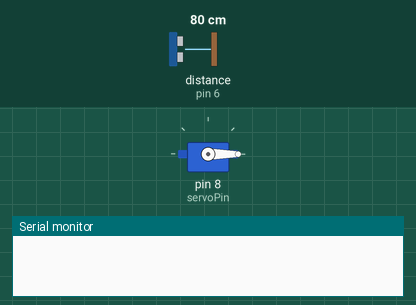
This sketch was run on a simulated Arduino Uno, built with avr-gcc and run on an emulated ATmega328P. Parts: servo, the last lines printed to the serial monitor. Wiring (inferred from the names in the program): ultrasonic range finder: trigger pin 5; echo pin 6. The inputs (shaded band) are chosen by the test bench; at power-on: distance to the obstacle (sensor on pin 6) 80 cm. The echo pulse lasts 58.3 µs per cm.

Above: at 0.1 s.
At 3.2 s:
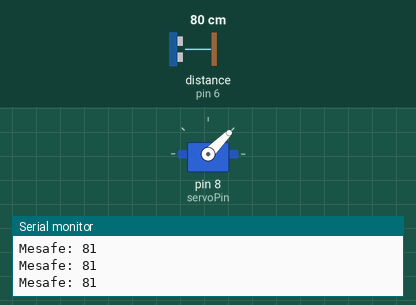
3.3 s: distance to the obstacle (sensor on pin 6) set to 53 cm
6.3 s: distance to the obstacle (sensor on pin 6) set to 48 cm
At 7.6 s:
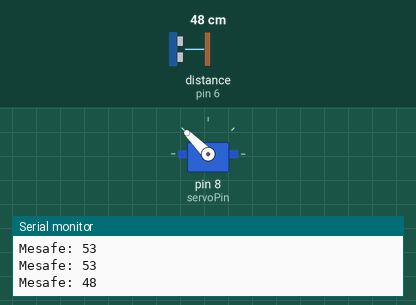
Timing chart, 0 to 9.3 s (numbered marks = the images above; inputs shaded):
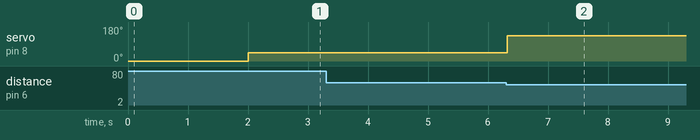

The sketch:

Akilli___p_kovasi.ino
```cpp
#include <Servo.h>


Servo servo;
int triggerPin = 5;
int echoPin = 6;
int servoPin = 8;
long zaman;
int mesafe ;
void setup()
{
  servo.attach(servoPin);
  servo.write(0);
  delay(2000);
  // trigger pinini output olarak seçiyoruz
  pinMode(triggerPin, OUTPUT);
  // echo pinini input olarak seçiyoruz
  pinMode(echoPin, INPUT);
  //serial iletişimi başlatıyoruz
  Serial.begin(9600);
}
void loop()
{
  // Trigger pini 0 Volt olarak ayarlıyoruz.
  digitalWrite(triggerPin, LOW);
  delayMicroseconds(2); // Trigger pinini 10 saniye için high olarak ayarlıyoruz ve 5 V gerilim uyguluyoruz.
  digitalWrite(triggerPin, HIGH);
  delayMicroseconds(10);
  digitalWrite(triggerPin, LOW);
  // echoPini okur ve ses dalgası mikrosaniye olarak döndürür.

  zaman= pulseIn(echoPin, HIGH);
  // Mesafe hesaplaması

  mesafe = zaman* 0.035 / 2;
  //bundan sonraki iki satır HC-SR04 mesafe sensörünün, anlık olarak yaptığı mesafe ölçümlerinin sonucunu görmemizi sağlar.

  Serial.print("Mesafe: ");
  Serial.println(mesafe);
  if ( mesafe <= 50 )
  {  // mesafe 50 altında ise servo 135 dereceye geliyor.
    servo.write(135);
    delay(3000); // Delay süreleri opsiyoneldir, değiştirilebilir.
  }else
  {  // değil ise kendine 45 dereceye getiriyor.
    servo.write(45);
  }
}
```

Measured:
- the behaviour switches between 51 and 50 cm on distance to the obstacle (sensor on pin 6) (found by bisection; images 1 and 2)
- after the input at 6.3 s, servo on pin 8 (servoPin): 45° → 135° at once
